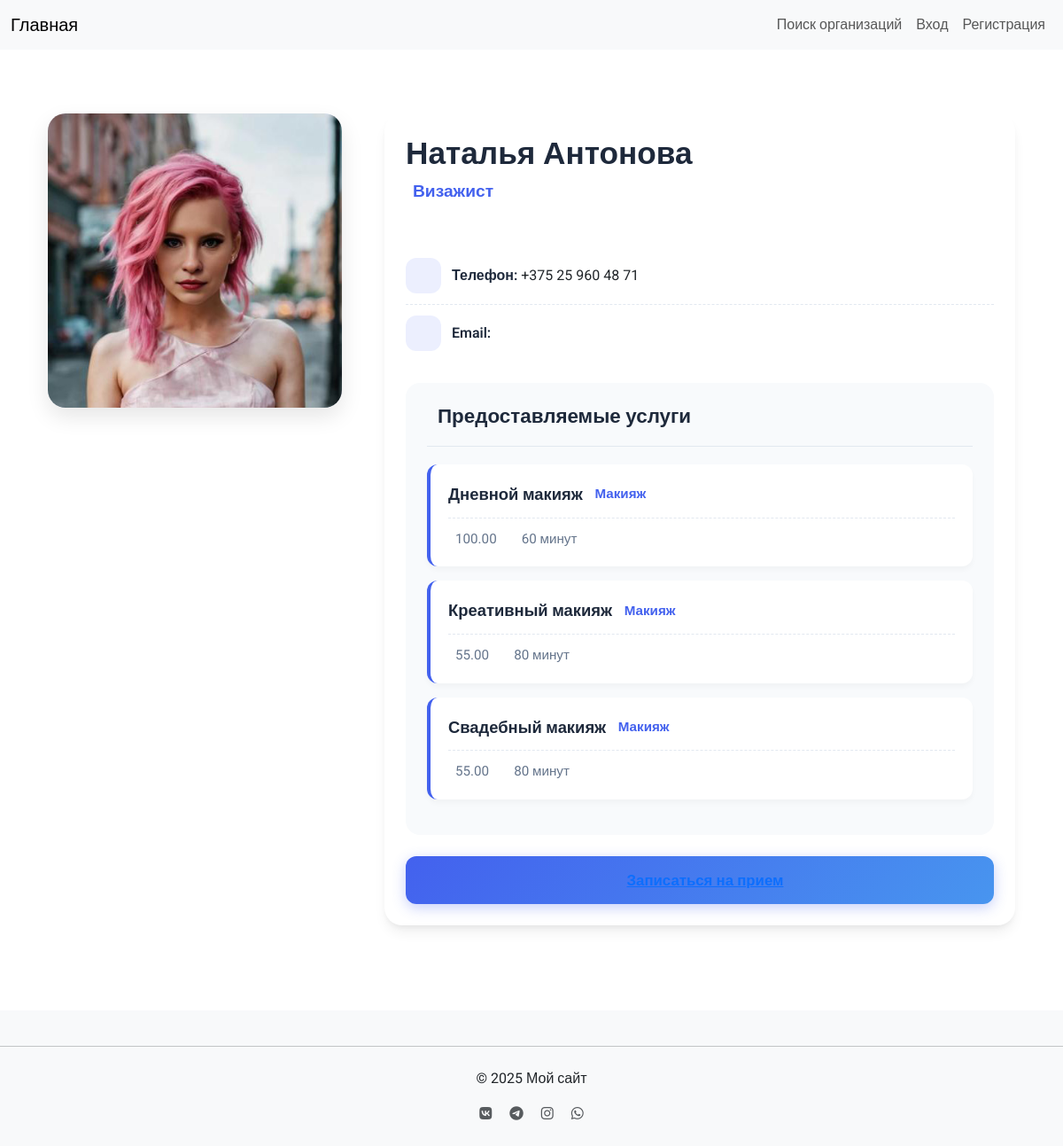
Page /showcase/showcase/1Yur1on/specialist/24/ on the committed database.
### showcase/models.py (models this page shows, shortened)
class Specialist(models.Model):
    showcase = models.ForeignKey(Showcase, on_delete=models.CASCADE, related_name='specialists')
    first_name = models.CharField("Имя", max_length=150)
    last_name = models.CharField("Фамилия", max_length=150, blank=True)
    position = models.CharField("Должность", max_length=150, blank=True)
    photo = models.ImageField("Фото", upload_to='showcase/specialists/', blank=True, null=True)
    phone = models.CharField("Телефон", max_length=30, blank=True)
    bio = models.TextField("О специалисте", blank=True)
    is_active = models.BooleanField("Показывать на витрине", default=True)
    order = models.PositiveIntegerField("Порядок (меньше — выше)", default=100)
    services = models.ManyToManyField(ServicePrice, blank=True, related_name='specialists', verbose_name='Услуги')
    created_at = models.DateTimeField("Создан", default=timezone.now)
    updated_at = models.DateTimeField("Обновлён", auto_now=True)
    class Meta:
        verbose_name = "Специалист"
        verbose_name_plural = "Специалисты"
        ordering = ['order', 'last_name', 'first_name']

### accounts/models.py (models this page shows, shortened)
class ServicePrice(models.Model):
    workshop = models.ForeignKey(WorkshopProfile, on_delete=models.CASCADE, related_name='service_prices')
    activity_area = models.ForeignKey(ActivityArea, on_delete=models.CASCADE, verbose_name='Сфера деятельности')
    service_name = models.CharField(max_length=100, verbose_name='Название услуги')
    price = models.DecimalField(max_digits=10, decimal_places=2, verbose_name='Цена')
    duration = models.CharField(max_length=50, blank=True, verbose_name='Длительность')
    class Meta:
        verbose_name = 'Цена услуги'
        verbose_name_plural = 'Цены услуг'

class ActivityArea(models.Model):
    CATEGORY_CHOICES = [
        ('hair', 'Уход за волосами'),
        ('nails', 'Ногтевой сервис'),
        ('cosmetology', 'Косметология'),
        ('makeup', 'Макияж'),
        ('brows_lashes', 'Уход за бровями и ресницами'),
        ('epilation', 'Эпиляция и депиляция'),
        ('body', 'Массаж и уход за телом'),
        ('tattoo_piercing', 'Тату и пирсинг'),
        ('styling', 'Стилистика и имидж'),
        ('kids', 'Детская бьюти-сфера'),
        ('alternative', 'Альтернативные направления'),
        ('education', 'Обучение и менторство'),
    ]
    name = models.CharField(max_length=100, verbose_name='Название')
    code = models.CharField(max_length=30, unique=True, verbose_name='Код')
    category = models.CharField(max_length=30, choices=CATEGORY_CHOICES, verbose_name='Категория')
    class Meta:
        verbose_name = 'Сфера деятельности'
        verbose_name_plural = 'Сферы деятельности'

### showcase/views.py (the view)
# urls.py: path('showcase/<str:username>/specialist/<int:pk>/', views.specialist_detail, name='specialist_detail'),
def specialist_detail(request, username, pk):
    user = get_object_or_404(User, username=username)
    try:
        workshop = user.workshopprofile
        showcase = workshop.showcase
    except (WorkshopProfile.DoesNotExist, Showcase.DoesNotExist):
        return render(request, 'showcase/not_found.html', {'username': username})
    specialist = get_object_or_404(Specialist, pk=pk, showcase=showcase)
    return render(request, 'showcase/specialist_detail.html', {
        'workshop': workshop,
        'showcase': showcase,
        'specialist': specialist,
        'is_owner': request.user.is_authenticated and request.user == user
    })

### accounts/context_processors.py (called while the page is built, shortened)
def user_type(request):
    return {'is_workshop': False, 'is_client': False}

### showcase/templates/showcase/specialist_detail.html (shortened to what this page needs)
{% extends "base.html" %}
{% block content %}
<div class="container py-5 specialist-container">
  <div class="row g-5">
    <div class="col-lg-4">
      <div class="specialist-photo-container">
        <div class="specialist-photo-content">
          {% if specialist.photo %}
            <img src="{{ specialist.photo.url }}" alt="Фото {{ specialist.first_name }}" class="specialist-photo">
          {% else %}
            <div class="no-photo">
              <i class="bi bi-person-circle"></i>
              <div class="text-muted">Фото отсутствует</div>
            </div>
          {% endif %}
        </div>
      </div>
    </div>
    <div class="col-lg-8">
      <div class="specialist-card p-4">
        <div class="d-flex justify-content-between align-items-start mb-3">
          <div>
            <h1 class="specialist-name">
              {{ specialist.first_name }} {{ specialist.last_name }}
            </h1>
            {% if specialist.position %}
              <div class="specialist-position">
                 {{ specialist.position }}
              </div>
            {% endif %}
          </div>
        </div>
        <div class="mt-4">
          <div class="contact-item">
            <div class="contact-icon">
            </div>
            <div>
              <span class="contact-label">Телефон:</span>
              <span>{{ specialist.phone }}</span>
            </div>
          </div>
          <div class="contact-item">
            <div class="contact-icon">
            </div>
            <div>
              <span class="contact-label">Email:</span>
            </div>
          </div>
        </div>
        <div class="services-section">
          <div class="services-header">
            <h5>Предоставляемые услуги</h5>
          </div>
          {% if specialist.services.exists %}
            {% for s in specialist.services.all %}
              <div class="service-item">
                <div class="service-name">
                  {{ s.service_name }}
                  {% if s.activity_area %}
                    <span class="service-category">
                       {{ s.activity_area.get_category_display }}
                    </span>
                  {% endif %}
                </div>
                <div class="service-meta">
                  {% if s.price %}
                    <div class="meta-item">
                      <span>{{ s.price }}{% if s.currency %} {{ s.currency }}{% endif %}</span>
                    </div>
                  {% endif %}
                  {% if s.duration %}
                    <div class="meta-item">
                      <span>{{ s.duration }} минут</span>
                    </div>
                  {% endif %}
                </div>
              </div>
            {% endfor %}
          {% else %}
            <div class="no-services">
              <i class="bi bi-tools"></i>
              <h5>Услуги не указаны</h5>
              <p class="text-muted">Специалист пока не добавил информацию об услугах</p>
            </div>
          {% endif %}
        </div>
        <div class="action-buttons">
          {% if is_owner %}
            <a href="{% url 'booking:owner_schedule_manage' pk=specialist.id %}" class="secondary-btn w-100">
              <i class="bi bi-calendar3"></i> Управление расписанием
            </a>
            <a href="{% url 'booking:owner_appointments_list' pk=specialist.id %}" class="secondary-btn w-100">
              <i class="bi bi-list-check"></i> Просмотр записей
            </a>
          {% else %}
            <a class="main-cta-btn w-100" href="{% url 'booking:client_book_appointment' pk=specialist.id %}">
               Записаться на прием
            </a>
          {% endif %}
        </div>
      </div>
    </div>
  </div>
</div>
{% endblock %}

### static/css/style.css (style rules this page uses)
body { font-family: 'Roboto', sans-serif; display: flex; flex-direction: column; min-height: 100vh; }

### showcase/templates/showcase/specialist_detail.html (style rules this page uses)
:root { --primary: #4361ee; --primary-light: #4895ef; --success: #06d6a0; --gray: #64748b; --light: #f8f9fa; --card-shadow: 0 10px 15px -3px rgba(0, 0, 0, 0.07), 0 4px 6px -2px rgba(0, 0, 0, 0.05); --transition: all 0.3s cubic-bezier(0.25, 0.8, 0.25, 1); }
.specialist-container { max-width: 1200px; margin: 0 auto; }
.specialist-card { background: white; border-radius: 20px; overflow: hidden; box-shadow: var(--card-shadow); transition: var(--transition); }
.specialist-photo-container { position: relative; width: 100%; padding-bottom: 100%; border-radius: 20px; overflow: hidden; box-shadow: 0 10px 25px rgba(0, 0, 0, 0.1); background: linear-gradient(135deg, #f0f4ff 0%, #e6e9ff 100%); margin-bottom: 1.5rem; }
.specialist-photo-content { position: absolute; top: 0; left: 0; width: 100%; height: 100%; display: flex; align-items: center; justify-content: center; transition: var(--transition); }
.specialist-photo { width: 100%; height: 100%; object-fit: cover; transition: var(--transition); }
.specialist-name { font-size: 2.2rem; font-weight: 800; color: #1e293b; line-height: 1.2; margin-bottom: 0.5rem; transition: var(--transition); }
.specialist-position { font-size: 1.2rem; color: var(--primary); font-weight: 600; margin-bottom: 1.5rem; display: flex; align-items: center; gap: 0.5rem; }
.contact-item { display: flex; align-items: center; gap: 0.75rem; padding: 0.75rem 0; border-bottom: 1px dashed #e2e8f0; transition: var(--transition); }
.contact-item:last-child { border-bottom: none; }
.contact-icon { width: 40px; height: 40px; border-radius: 12px; background: rgba(67, 97, 238, 0.1); display: flex; align-items: center; justify-content: center; color: var(--primary); font-size: 1.1rem; }
.contact-label { font-weight: 600; color: #1e293b; min-width: 80px; }
.services-section { background: #f8fafc; border-radius: 16px; padding: 1.5rem; margin-top: 1.5rem; }
.services-header { display: flex; align-items: center; gap: 0.75rem; margin-bottom: 1.25rem; padding-bottom: 0.75rem; border-bottom: 1px solid #e2e8f0; }
.services-header h5 { font-size: 1.4rem; font-weight: 700; color: #1e293b; }
.service-item { padding: 1.25rem; border-radius: 12px; background: white; margin-bottom: 1rem; transition: var(--transition); box-shadow: 0 4px 6px rgba(0, 0, 0, 0.03); border-left: 4px solid var(--primary); }
.service-name { font-weight: 700; font-size: 1.15rem; color: #1e293b; margin-bottom: 0.35rem; display: flex; align-items: center; gap: 0.5rem; }
.service-category { color: var(--primary); font-weight: 600; font-size: 0.95rem; display: inline-flex; align-items: center; gap: 0.35rem; }
.service-meta { display: flex; flex-wrap: wrap; gap: 1.25rem; margin-top: 0.75rem; padding-top: 0.75rem; border-top: 1px dashed #e2e8f0; }
.meta-item { display: flex; align-items: center; gap: 0.5rem; color: var(--gray); font-size: 0.95rem; }
.action-buttons { display: flex; gap: 1rem; margin-top: 1.5rem; flex-wrap: wrap; }
.main-cta-btn { background: linear-gradient(135deg, var(--primary) 0%, var(--primary-light) 100%); border: none; border-radius: 12px; padding: 0.9rem 2rem; font-weight: 600; font-size: 1.05rem; transition: var(--transition); display: inline-flex; align-items: center; gap: 0.75rem; box-shadow: 0 4px 15px rgba(67, 97, 238, 0.3); min-width: 200px; justify-content: center; }

### rows in the picture
Specialist: photo (picture), first_name "Наталья", last_name "Антонова", position "Визажист", phone "+375 25 960 48 71"
ServicePrice: service_name "Дневной макияж", activity_area.category "Макияж", price "100.00", duration "60"
ServicePrice: service_name "Креативный макияж", activity_area.category "Макияж", price "55.00", duration "80"
ServicePrice: service_name "Свадебный макияж", activity_area.category "Макияж", price "55.00", duration "80"
